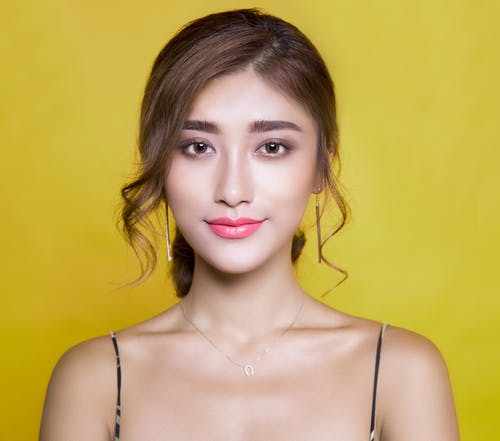
#> input picture pexels-photo-415829.jpeg, 500 x 441 px
$ python rotation.py --image ../pexels-photo-415829.jpeg
#> lines starting #> are read from the running program, lines starting #| are printed output that depends on the picture
# importing argument parsers
import argparse

# importing the OpenCV module
import cv2


# defining a function for rotation
def rotate(image, angle, center=None, scale=1.0):
    (h, w) = image.shape[:2]
    if center is None:
        center = (w / 2, h / 2)

    # the cv2.getRotationMatrix2D allows us to create a
    # Rotation matrix
    M = cv2.getRotationMatrix2D(center, angle, scale)

    # the warpAffine function allows us to rotate the image
    # using the rotation matrix
    rotated = cv2.warpAffine(image, M, (w, h))

    return rotated


# initializing an argument parser object
ap = argparse.ArgumentParser()

# adding the argument, providing the user an option
# to input the path of the image
ap.add_argument("-i", "--image", required=True, help="Path to the image")

# parsing the argument
args = vars(ap.parse_args())

# reading the image from the image location
image = cv2.imread(args["image"])
#> image is the input picture: shape (441, 500, 3); mean B, G, R 91.1, 168.2, 194.5
cv2.imshow("Original", image)

# rotating the image by 45 degrees
rotated = rotate(image, 45)
#> in rotate, `rotated = cv2.warpAffine(image, M, (w, h))`:
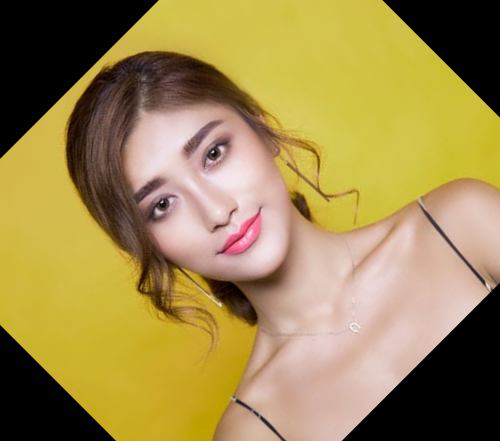
#> rotated: shape (441, 500, 3); mean B, G, R 79.1, 137, 159.1
cv2.imshow("Rotated by 45 Degrees", rotated)

# rotating the image by 90 degrees
rotated = rotate(image, 90)
#> call 2 of rotate, with angle = 90, scale = 1
#> in rotate (call 2), `rotated = cv2.warpAffine(image, M, (w, h))`:
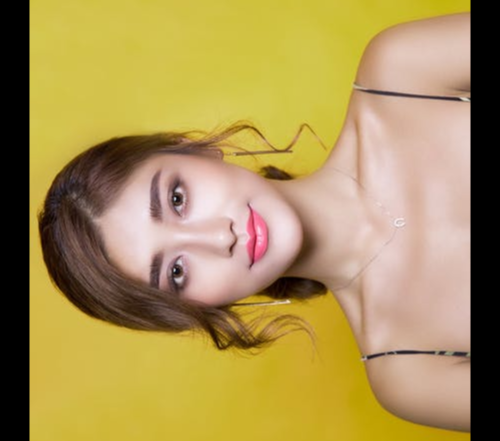
#> rotated: shape (441, 500, 3); mean B, G, R 86.1, 147, 170.7
cv2.imshow("Rotated by -90 Degrees", rotated)

# rotating the image by 180 degrees
rotated = rotate(image, 180)
#> call 3 of rotate, with angle = 180, scale = 1
#> in rotate (call 3), `rotated = cv2.warpAffine(image, M, (w, h))`:
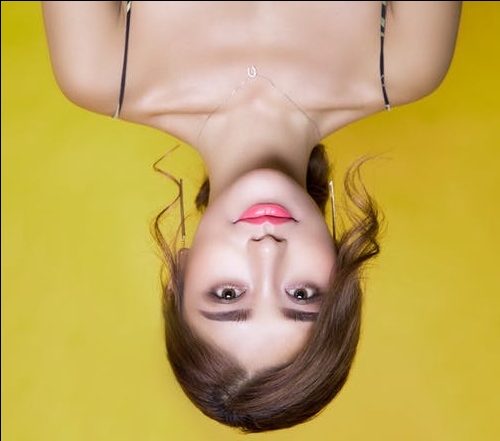
#> rotated: shape (441, 500, 3); mean B, G, R 90.9, 167.4, 193.6
cv2.imshow("Rotated by 180 degrees", rotated)

# working with offsets in images
# then, rotating 45 degrees
(h, w) = image.shape[:2]
#> h = 441; w = 500
(cX, cY) = (w / 2, h / 2)
#> cX = 250; cY = 220.5

M = cv2.getRotationMatrix2D((cX - 50, cY - 50), 45, 1.0)
rotated = cv2.warpAffine(image, M, (w, h))
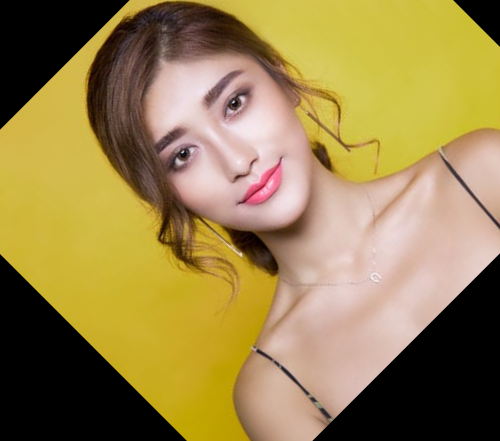
#> rotated: shape (441, 500, 3); mean B, G, R 76.6, 130.7, 152.9
cv2.imshow("Rotated by Offset & 45 Degrees", rotated)

# used to wait for user input before closing the images
cv2.waitKey(0)
